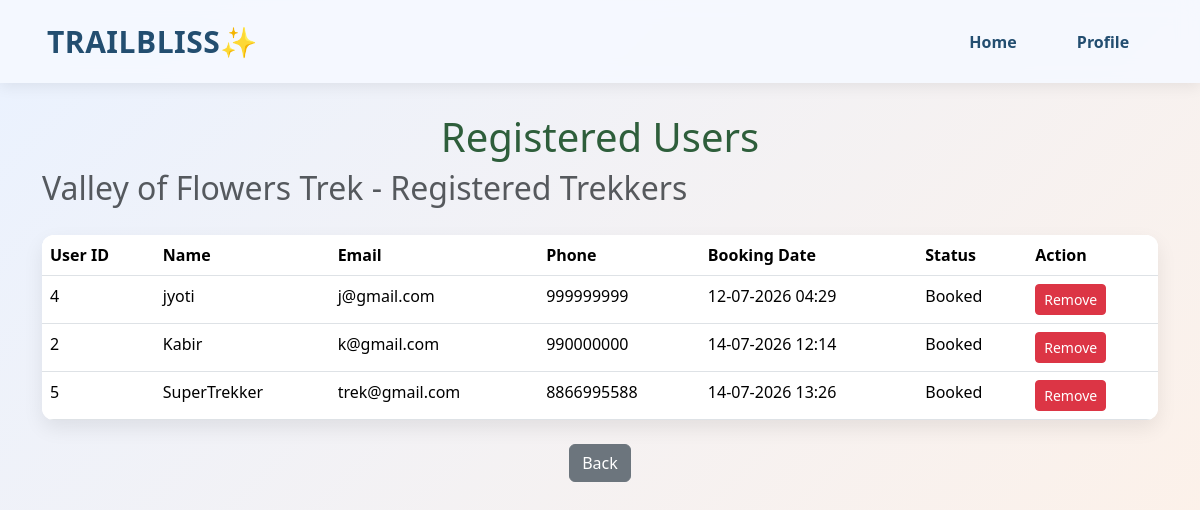
/staff_trek_trekker/6 (signed in), run on the app's committed database.
### models.py (models this page shows)
class Trek(db.Model):
    __tablename__ = 'trek'
    id = db.Column(db.Integer,primary_key=True)
    trek_name=db.Column(db.String(20),nullable= False)
    location = db.Column(db.String(100),nullable=False)
    difficulty = db.Column(db.String(20),nullable=False)
    duration = db.Column(db.Integer,nullable = False)
    available_slots = db.Column(db.Integer,nullable= False)
    staff_id = db.Column(db.Integer,db.ForeignKey('staff.id'),nullable=False)
    start_date=db.Column(db.Date,nullable=False)
    end_date=db.Column(db.Date,nullable=False)
    description = db.Column(db.Text)
    status = db.Column(db.String(20), default='Open')
    booking = db.relationship('Booking',backref='trek',lazy=True)

class Booking(db.Model):
    __tablename__ = 'booking'
    id = db.Column(db.Integer,primary_key =True)
    trekker_id = db.Column(db.Integer,db.ForeignKey('trekker.id'),nullable=False)
    trek_id = db.Column(db.Integer,db.ForeignKey('trek.id'),nullable=False)
    booking_slot = db.Column(db.DateTime,default=datetime.utcnow)
    status =db.Column(db.String(20),default = "Booked")
    __table_args__ = (
    db.UniqueConstraint('trekker_id', 'trek_id', name='uix_trekker_trek'),
)

class Trekker(db.Model):
    __tablename__ = 'trekker'
    id = db.Column(db.Integer,primary_key=True)
    name=db.Column(db.String(20),nullable= False)
    email = db.Column(db.String(64),unique=True,nullable=False)
    passhash = db.Column(db.String(200),nullable=False)
    phone = db.Column(db.String(20),nullable =False)
    is_active = db.Column(db.Boolean,default= True)
    bookings= db.relationship('Booking',backref='trekker',lazy=True)

### routes.py (the view)
@main_bp.route('/staff_trek_trekker/<int:trek_id>')
@staff_required
def staff_trek_trekker(trek_id):
    if 'staff_id' not in session:
        return redirect(url_for('main.staff_login'))
    trek = Trek.query.filter_by(
        id=trek_id,
        staff_id=session['staff_id']
    ).first_or_404()
    bookings = (
        Booking.query
        .join(Trekker)
        .filter(Booking.trek_id == trek.id)
        .all()
    )
    return render_template(
        'staff/staff_trek_trekker.html',
        trek=trek,
        bookings=bookings
    )

### routes.py (called while the page is built)
def staff_required(f):
    @wraps(f)
    def decorated_function(*args, **kwargs):
        if 'staff_id' not in session:
            flash("Please login as Staff.", "warning")
            return redirect(url_for('main.staff_login'))
        return f(*args, **kwargs)
    return decorated_function

### templates/staff/staff_trek_trekker.html (shortened to what this page needs)
{% extends 'layout.html' %}
{% block content %}
<h1 class="wel">Registered Users</h1>
<div class="heading">
    <h2 class="text-muted">{{ trek.trek_name }} - Registered Trekkers</h2>
</div>
{% if bookings %}
<table class="table">
    <thead>
        <tr>
            <th>User ID</th>
            <th>Name</th>
            <th>Email</th>
            <th>Phone</th>
            <th>Booking Date</th>
            <th>Status</th>
            <th>Action</th>
        </tr>
    </thead>
    <tbody>
    {% for booking in bookings %}
    <tr>
        <td>{{ booking.trekker.id }}</td>
        <td>{{ booking.trekker.name }}</td>
        <td>{{ booking.trekker.email }}</td>
        <td>{{ booking.trekker.phone }}</td>
        <td>{{ booking.booking_slot.strftime('%d-%m-%Y %H:%M') }}</td>
        <td>{{ booking.status }}</td>
        <td>
            <a href="{{ url_for('main.staff_remove_booking', booking_id=booking.id) }}"
               class="btn btn-danger btn-sm"
               onclick="return confirm('Remove this user from this trek?')">
                Remove
            </a>
        </td>
    </tr>
    {% endfor %}
    </tbody>
</table>
{% else %}
<div class="alert alert-info text-center">
    No users have registered for this trek yet.
</div>
{% endif %}
<div class="text-center mt-4">
    <a href="{{ url_for('main.staff_assigned_treks') }}"
       class="btn btn-secondary">
        Back
    </a>
</div>
{% endblock %}

### templates/layout.html (style rules this page uses)
body { margin: 0; padding: 0; width: auto; }

### templates/staff/staff_trek_trekker.html (style rules this page uses)
html, body { height:100%; margin:0; background:linear-gradient(135deg,#EAF2FF,#FFF1E6); background-repeat:no-repeat; background-attachment:fixed; background-size:cover; }
.wel { margin-top:30px; }
.heading { display:flex; justify-content:space-between; align-items:center; margin-bottom:20px; }
.table { background:white; border-radius:12px; overflow:hidden; box-shadow:0 8px 20px rgba(0,0,0,.08); }
h1, h2 { text-align:center; color:#2E5E3B; }

### data on the page
Trek: trek_name "Valley of Flowers Trek"
Booking: trekker.id "4", trekker.name "jyoti", trekker.email "j@gmail.com", trekker.phone "999999999", booking_slot "12-07-2026 04:29", status "Booked"
Booking: trekker.id "2", trekker.name "Kabir", trekker.email "k@gmail.com", trekker.phone "990000000", booking_slot "14-07-2026 12:14", status "Booked"
Booking: trekker.id "5", trekker.name "SuperTrekker", trekker.email "trek@gmail.com", trekker.phone "8866995588", booking_slot "14-07-2026 13:26", status "Booked"
